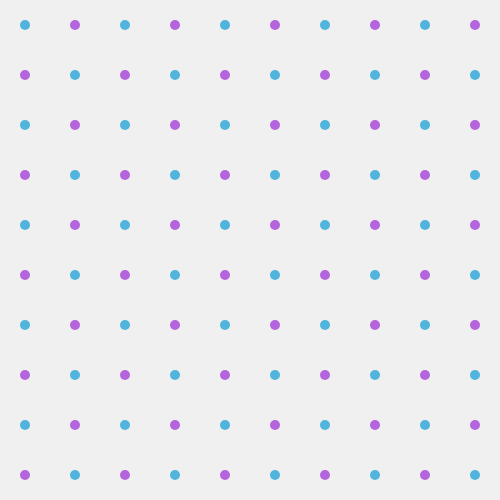
Frame 1 (no input)
Frame 60 (no input): identical to frame 1, image omitted
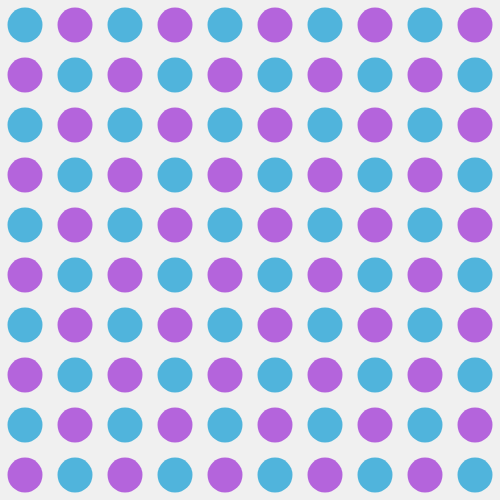
Frame 120 (the mouse pressed at the canvas centre since frame 60)

The p5.js sketch that drew these frames (run headless with seeded random() and noise() and a simulated clock; from frame 60 on, the mouse is pressed at the canvas centre):

// p5.js sketch
// ── sketch.js
// DM2008 — Activity 2b [Guided]
// Pattern Making (40 min)
//
// Use a for loop to draw a repeating row of shapes.
// Add a condition to introduce variation — alternating color, size, or spacing.
// Then add one interaction (mouse or key) that changes the rule.
//
// Stretch: try a second row, or turn your row into a 2D grid.


function setup() {
  createCanvas(500, 500);
}

function draw() {
  background(240);

  let spacing = 50;

  for (let y = 25; y < height; y += spacing) {

    for (let x = 25; x < width; x += spacing) {

      let shapeSize = 30;


        shapeSize = map(mouseX, 0, width, 10, 60);

        if ((x + y) % 100 === 0) {
          fill(180, 100, 220);
        } else {
          fill(80, 180, 220);
        }

        noStroke();
        ellipse(x, y, shapeSize);
      }
    }
  }
